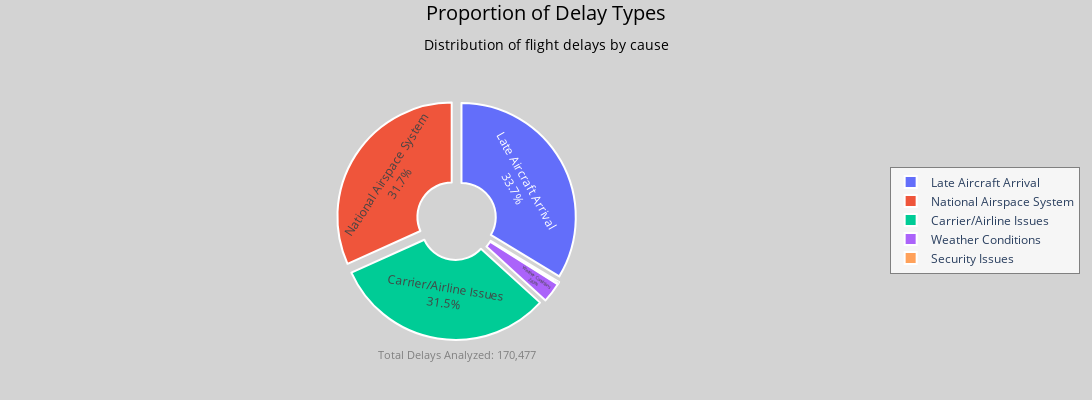

This figure's notebook cell:
### Code cell
# ---------------------------------
# Pie chart visualization
# ---------------------------------


# Create directory for visualizations if it doesn't exist
os.makedirs("visualizations", exist_ok=True)

# ----- Define delay count columns based on your data -----
# Update these column names to match your dataset
delay_count_columns = ['carrier_ct', 'weather_ct', 'nas_ct', 'security_ct', 'late_aircraft_ct']

# ----- Sum total delays per type -----
delay_type_totals = df_clean[delay_count_columns].sum().reset_index()
delay_type_totals.columns = ['Delay Type', 'Total']

# ----- Calculate percentages for hover text -----
total_all_delays = delay_type_totals['Total'].sum()
delay_type_totals['Percentage'] = (delay_type_totals['Total'] / total_all_delays * 100)

# ----- Create more descriptive labels -----
# Map technical column names to user-friendly descriptions
delay_descriptions = {
    'carrier_ct': 'Carrier/Airline Issues',
    'weather_ct': 'Weather Conditions',
    'nas_ct': 'National Airspace System',
    'security_ct': 'Security Issues',
    'late_aircraft_ct': 'Late Aircraft Arrival',
}

# Apply friendly names if available, otherwise clean up the original names
delay_type_totals['Display Name'] = delay_type_totals['Delay Type'].apply(
    lambda x: delay_descriptions.get(x, x.replace('_', ' ').title())
)

# ----- Create custom hover template -----
delay_type_totals['hover_text'] = delay_type_totals.apply(
    lambda row: (
        f"<b>{row['Display Name']}</b><br>"
        f"<br>"
        f"Total Delays: <b>{row['Total']:,.0f}</b><br>"
        f"Percentage: <b>{row['Percentage']:.1f}%</b><br>"
        f"<br>"
        f"<i>This represents {row['Percentage']:.1f}% of all recorded delays</i><br>"
        f"<i>({row['Total']:,.0f} out of {total_all_delays:,.0f} total delays)</i>"
    ), axis=1
)

# ----- Create interactive pie chart -----
fig_pie = px.pie(
    delay_type_totals,
    names='Display Name',  # Use friendly names for display
    values='Total',
    hole=0.3,  # donut chart
    custom_data=['hover_text']  # Pass custom hover data
)

# ----- Update traces for better visualization -----
fig_pie.update_traces(
    textinfo='percent+label',  # Show label and percentage
    textposition='inside',
    textfont_size=12,
    pull=[0.05]*len(delay_type_totals),  # Slightly separate all slices
    hovertemplate='%{customdata[0]}<extra></extra>',  # Use custom hover template
    marker=dict(
        line=dict(color='white', width=2)  # Add white borders between slices
    )
)

# ----- Update layout for better visibility -----
fig_pie.update_layout(
    title=dict(
        text='Proportion of Delay Types<br><sub>Distribution of flight delays by cause</sub>',
        font=dict(color='black', size=20),
        x=0.5,  # Center title
        y=0.95  # Moved down from 0.98 for more space from top
    ),
    plot_bgcolor='lightgray',
    paper_bgcolor='lightgray',
    width=1400,  # Adjusted for better proportions
    height=400,  # Increased height for better visibility
    hoverlabel=dict(
        bgcolor="white",
        font_size=13,
        font_family="Arial",
        bordercolor="gray"
    ),
    showlegend=True,
    legend=dict(
        orientation="v",  # Vertical legend
        yanchor="middle",
        y=0.5,
        xanchor="left",
        x=1.02,
        bgcolor="rgba(255,255,255,0.8)",
        bordercolor="gray",
        borderwidth=1
    ),
    margin=dict(t=100, b=60, l=40, r=180)
)

# ----- Add annotation with total count -----
fig_pie.add_annotation(
    text=f"Total Delays Analyzed: {total_all_delays:,.0f}",
    xref="paper", yref="paper",
    x=0.5, y=-0.1,
    showarrow=False,
    font=dict(size=11, color="gray"),
    xanchor='center'
)

# ----- Display the figure -----
fig_pie.show()


# ----- SAVE PIE CHART AS HTML FILE -----

fig_pie.write_html("visualizations/delay_types_pie.html")
print(" Saved interactive HTML: visualizations/delay_types_pie.html")


# ----- Print summary statistics -----
print("\n Delay Type Summary:")
print("-" * 60)
for _, row in delay_type_totals.iterrows():  # Fixed the syntax error here
    print(f"{row['Display Name']:30s}: {row['Total']:>10,.0f} ({row['Percentage']:>5.1f}%)")
print("-" * 60)
print(f"{'TOTAL':30s}: {total_all_delays:>10,.0f} (100.0%)")
print("\n Hover over pie slices for detailed information!")

### Figure 1 — Plotly figure (JSON) as saved in the notebook; plotly's stock layout.template omitted (floating-point values rounded to 4 significant figures)
{"data": [{"customdata": [["<b>Carrier/Airline Issues</b><br><br>Total Delays: <b>53,706</b><br>Percentage: <b>31.5%</b><br><br><i>This represents 31.5% of all recorded delays</i><br><i>(53,706 out of 170,477 total delays)</i>"], ["<b>Weather Conditions</b><br><br>Total Delays: <b>4,824</b><br>Percentage: <b>2.8%</b><br><br><i>This represents 2.8% of all recorded delays</i><br><i>(4,824 out of 170,477 total delays)</i>"], ["<b>National Airspace System</b><br><br>Total Delays: <b>54,101</b><br>Percentage: <b>31.7%</b><br><br><i>This represents 31.7% of all recorded delays</i><br><i>(54,101 out of 170,477 total delays)</i>"], ["<b>Security Issues</b><br><br>Total Delays: <b>459</b><br>Percentage: <b>0.3%</b><br><br><i>This represents 0.3% of all recorded delays</i><br><i>(459 out of 170,477 total delays)</i>"], ["<b>Late Aircraft Arrival</b><br><br>Total Delays: <b>57,386</b><br>Percentage: <b>33.7%</b><br><br><i>This represents 33.7% of all recorded delays</i><br><i>(57,386 out of 170,477 total delays)</i>"]], "domain": {"x": [0, 1], "y": [0, 1]}, "hole": 0.3, "hovertemplate": "%{customdata[0]}<extra></extra>", "labels": ["Carrier/Airline Issues", "Weather Conditions", "National Airspace System", "Security Issues", "Late Aircraft Arrival"], "legendgroup": "", "marker": {"line": {"color": "white", "width": 2}}, "name": "", "pull": [0.05, 0.05, 0.05, 0.05, 0.05], "showlegend": true, "textfont": {"size": 12}, "textinfo": "percent+label", "textposition": "inside", "type": "pie", "values": [53710.0, 4824.0, 54100.0, 459.1, 57390.0]}], "layout": {"annotations": [{"font": {"color": "gray", "size": 11}, "showarrow": false, "text": "Total Delays Analyzed: 170,477", "x": 0.5, "xanchor": "center", "xref": "paper", "y": -0.1, "yref": "paper"}], "height": 400, "hoverlabel": {"bgcolor": "white", "bordercolor": "gray", "font": {"family": "Arial", "size": 13}}, "legend": {"bgcolor": "rgba(255,255,255,0.8)", "bordercolor": "gray", "borderwidth": 1, "orientation": "v", "tracegroupgap": 0, "x": 1.02, "xanchor": "left", "y": 0.5, "yanchor": "middle"}, "margin": {"b": 60, "l": 40, "r": 180, "t": 100}, "paper_bgcolor": "lightgray", "plot_bgcolor": "lightgray", "showlegend": true, "title": {"font": {"color": "black", "size": 20}, "text": "Proportion of Delay Types<br><sub>Distribution of flight delays by cause</sub>", "x": 0.5, "y": 0.95}, "width": 1400}}
